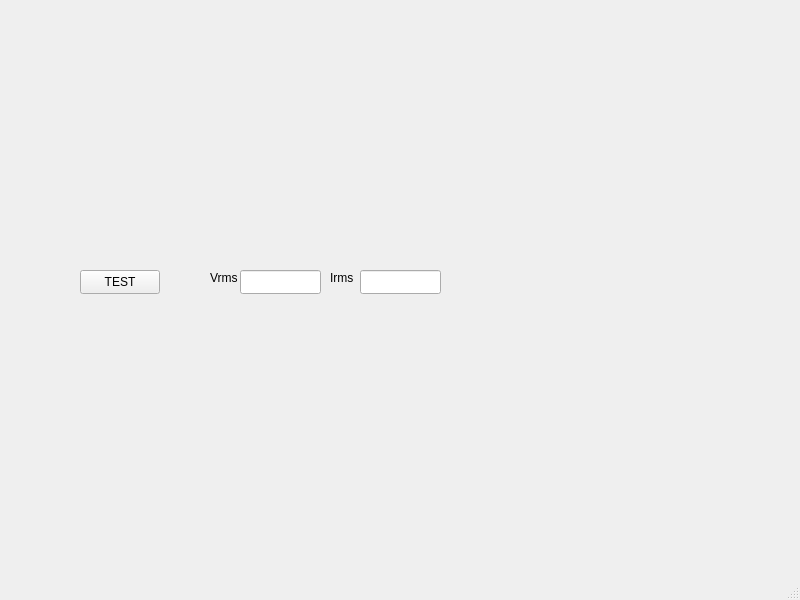
<?xml version="1.0" encoding="UTF-8"?>
<ui version="4.0">
 <class>MainWindow</class>
 <widget class="QMainWindow" name="MainWindow">
  <property name="geometry">
   <rect>
    <x>0</x>
    <y>0</y>
    <width>800</width>
    <height>600</height>
   </rect>
  </property>
  <property name="windowTitle">
   <string>MainWindow</string>
  </property>
  <widget class="QWidget" name="centralwidget">
   <widget class="QCustomPlot" name="Qwindows" native="true">
    <property name="geometry">
     <rect>
      <x>80</x>
      <y>20</y>
      <width>591</width>
      <height>231</height>
     </rect>
    </property>
   </widget>
   <widget class="QPushButton" name="Tester">
    <property name="geometry">
     <rect>
      <x>80</x>
      <y>270</y>
      <width>80</width>
      <height>24</height>
     </rect>
    </property>
    <property name="text">
     <string>TEST</string>
    </property>
   </widget>
   <widget class="QLineEdit" name="VrmsLine">
    <property name="geometry">
     <rect>
      <x>240</x>
      <y>270</y>
      <width>81</width>
      <height>24</height>
     </rect>
    </property>
   </widget>
   <widget class="QLabel" name="label">
    <property name="geometry">
     <rect>
      <x>210</x>
      <y>270</y>
      <width>49</width>
      <height>16</height>
     </rect>
    </property>
    <property name="text">
     <string>Vrms</string>
    </property>
   </widget>
   <widget class="QLineEdit" name="IrmsLine">
    <property name="geometry">
     <rect>
      <x>360</x>
      <y>270</y>
      <width>81</width>
      <height>24</height>
     </rect>
    </property>
   </widget>
   <widget class="QLabel" name="label_2">
    <property name="geometry">
     <rect>
      <x>330</x>
      <y>270</y>
      <width>49</width>
      <height>16</height>
     </rect>
    </property>
    <property name="text">
     <string>Irms</string>
    </property>
   </widget>
  </widget>
  <widget class="QMenuBar" name="menubar">
   <property name="geometry">
    <rect>
     <x>0</x>
     <y>0</y>
     <width>800</width>
     <height>21</height>
    </rect>
   </property>
  </widget>
  <widget class="QStatusBar" name="statusbar"/>
 </widget>
 <customwidgets>
  <customwidget>
   <class>QCustomPlot</class>
   <extends>QWidget</extends>
   <header location="global">qcustomplot.h</header>
   <container>1</container>
  </customwidget>
 </customwidgets>
 <resources/>
 <connections/>
</ui>
